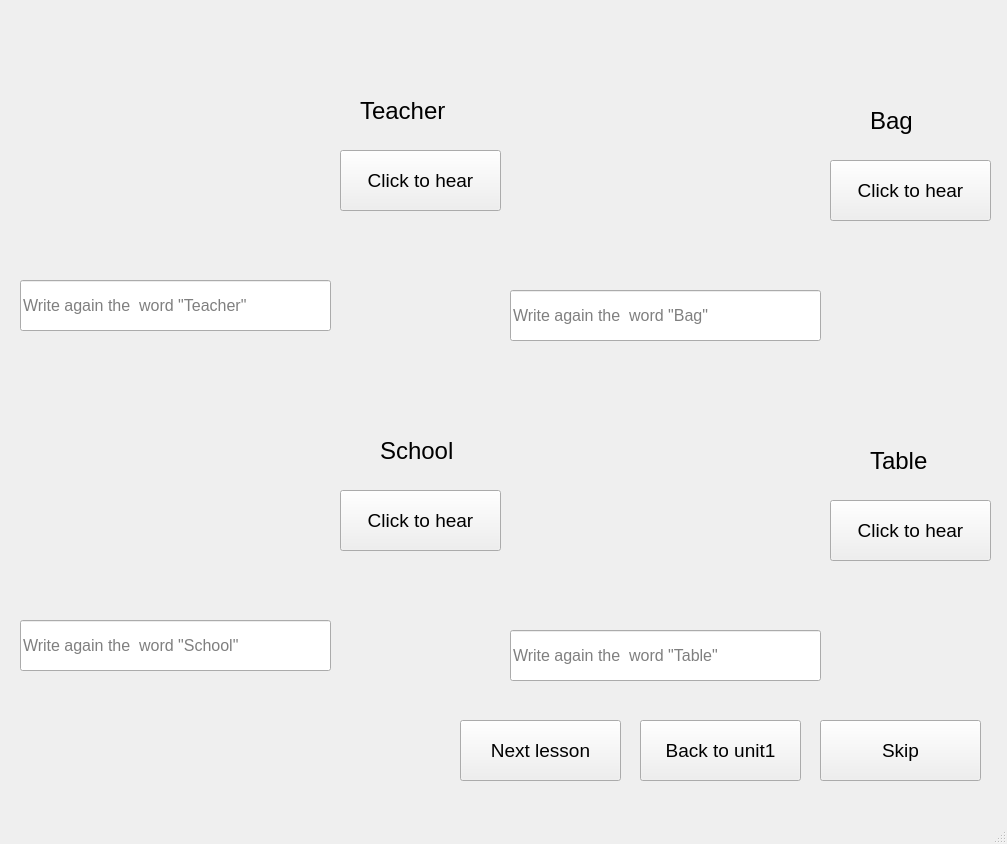
<?xml version="1.0" encoding="UTF-8"?>
<ui version="4.0">
 <class>MainWindow</class>
 <widget class="QMainWindow" name="MainWindow">
  <property name="geometry">
   <rect>
    <x>0</x>
    <y>0</y>
    <width>1007</width>
    <height>844</height>
   </rect>
  </property>
  <property name="windowTitle">
   <string>MainWindow</string>
  </property>
  <widget class="QWidget" name="centralwidget">
   <widget class="QLabel" name="label">
    <property name="geometry">
     <rect>
      <x>360</x>
      <y>90</y>
      <width>111</width>
      <height>41</height>
     </rect>
    </property>
    <property name="font">
     <font>
      <pointsize>18</pointsize>
     </font>
    </property>
    <property name="text">
     <string>Teacher</string>
    </property>
   </widget>
   <widget class="QPushButton" name="pushButton">
    <property name="geometry">
     <rect>
      <x>340</x>
      <y>150</y>
      <width>161</width>
      <height>61</height>
     </rect>
    </property>
    <property name="font">
     <font>
      <pointsize>14</pointsize>
     </font>
    </property>
    <property name="text">
     <string>Click to hear</string>
    </property>
   </widget>
   <widget class="QLabel" name="label_2">
    <property name="geometry">
     <rect>
      <x>20</x>
      <y>20</y>
      <width>311</width>
      <height>241</height>
     </rect>
    </property>
    <property name="text">
     <string/>
    </property>
    <property name="pixmap">
     <pixmap>../PTI picture SPCK/teacher.jpg</pixmap>
    </property>
    <property name="scaledContents">
     <bool>true</bool>
    </property>
   </widget>
   <widget class="QLineEdit" name="lineEdit">
    <property name="geometry">
     <rect>
      <x>20</x>
      <y>280</y>
      <width>311</width>
      <height>51</height>
     </rect>
    </property>
    <property name="font">
     <font>
      <pointsize>12</pointsize>
     </font>
    </property>
    <property name="text">
     <string/>
    </property>
    <property name="placeholderText">
     <string>Write again the  word &quot;Teacher&quot;</string>
    </property>
   </widget>
   <widget class="QLabel" name="label_3">
    <property name="geometry">
     <rect>
      <x>380</x>
      <y>430</y>
      <width>111</width>
      <height>41</height>
     </rect>
    </property>
    <property name="font">
     <font>
      <pointsize>18</pointsize>
     </font>
    </property>
    <property name="text">
     <string>School</string>
    </property>
   </widget>
   <widget class="QLineEdit" name="lineEdit_2">
    <property name="geometry">
     <rect>
      <x>20</x>
      <y>620</y>
      <width>311</width>
      <height>51</height>
     </rect>
    </property>
    <property name="font">
     <font>
      <pointsize>12</pointsize>
     </font>
    </property>
    <property name="text">
     <string/>
    </property>
    <property name="placeholderText">
     <string>Write again the  word &quot;School&quot;</string>
    </property>
   </widget>
   <widget class="QLabel" name="label_4">
    <property name="geometry">
     <rect>
      <x>20</x>
      <y>360</y>
      <width>311</width>
      <height>241</height>
     </rect>
    </property>
    <property name="text">
     <string/>
    </property>
    <property name="pixmap">
     <pixmap>../PTI picture SPCK/school.webp</pixmap>
    </property>
    <property name="scaledContents">
     <bool>true</bool>
    </property>
   </widget>
   <widget class="QPushButton" name="pushButton_2">
    <property name="geometry">
     <rect>
      <x>340</x>
      <y>490</y>
      <width>161</width>
      <height>61</height>
     </rect>
    </property>
    <property name="font">
     <font>
      <pointsize>14</pointsize>
     </font>
    </property>
    <property name="text">
     <string>Click to hear</string>
    </property>
   </widget>
   <widget class="QPushButton" name="pushButton_3">
    <property name="geometry">
     <rect>
      <x>460</x>
      <y>720</y>
      <width>161</width>
      <height>61</height>
     </rect>
    </property>
    <property name="font">
     <font>
      <pointsize>14</pointsize>
     </font>
    </property>
    <property name="text">
     <string>Next lesson</string>
    </property>
   </widget>
   <widget class="QPushButton" name="pushButton_4">
    <property name="geometry">
     <rect>
      <x>640</x>
      <y>720</y>
      <width>161</width>
      <height>61</height>
     </rect>
    </property>
    <property name="font">
     <font>
      <pointsize>14</pointsize>
     </font>
    </property>
    <property name="text">
     <string>Back to unit1</string>
    </property>
   </widget>
   <widget class="QLabel" name="label_5">
    <property name="geometry">
     <rect>
      <x>870</x>
      <y>100</y>
      <width>111</width>
      <height>41</height>
     </rect>
    </property>
    <property name="font">
     <font>
      <pointsize>18</pointsize>
     </font>
    </property>
    <property name="text">
     <string>Bag</string>
    </property>
   </widget>
   <widget class="QLabel" name="label_6">
    <property name="geometry">
     <rect>
      <x>510</x>
      <y>30</y>
      <width>311</width>
      <height>241</height>
     </rect>
    </property>
    <property name="text">
     <string/>
    </property>
    <property name="pixmap">
     <pixmap>../PTI picture SPCK/bag.jpg</pixmap>
    </property>
    <property name="scaledContents">
     <bool>true</bool>
    </property>
   </widget>
   <widget class="QLineEdit" name="lineEdit_3">
    <property name="geometry">
     <rect>
      <x>510</x>
      <y>290</y>
      <width>311</width>
      <height>51</height>
     </rect>
    </property>
    <property name="font">
     <font>
      <pointsize>12</pointsize>
     </font>
    </property>
    <property name="text">
     <string/>
    </property>
    <property name="placeholderText">
     <string>Write again the  word &quot;Bag&quot;</string>
    </property>
   </widget>
   <widget class="QPushButton" name="pushButton_5">
    <property name="geometry">
     <rect>
      <x>830</x>
      <y>160</y>
      <width>161</width>
      <height>61</height>
     </rect>
    </property>
    <property name="font">
     <font>
      <pointsize>14</pointsize>
     </font>
    </property>
    <property name="text">
     <string>Click to hear</string>
    </property>
   </widget>
   <widget class="QPushButton" name="pushButton_6">
    <property name="geometry">
     <rect>
      <x>820</x>
      <y>720</y>
      <width>161</width>
      <height>61</height>
     </rect>
    </property>
    <property name="font">
     <font>
      <pointsize>14</pointsize>
     </font>
    </property>
    <property name="text">
     <string>Skip</string>
    </property>
   </widget>
   <widget class="QPushButton" name="pushButton_7">
    <property name="geometry">
     <rect>
      <x>830</x>
      <y>500</y>
      <width>161</width>
      <height>61</height>
     </rect>
    </property>
    <property name="font">
     <font>
      <pointsize>14</pointsize>
     </font>
    </property>
    <property name="text">
     <string>Click to hear</string>
    </property>
   </widget>
   <widget class="QLabel" name="label_7">
    <property name="geometry">
     <rect>
      <x>870</x>
      <y>440</y>
      <width>111</width>
      <height>41</height>
     </rect>
    </property>
    <property name="font">
     <font>
      <pointsize>18</pointsize>
     </font>
    </property>
    <property name="text">
     <string>Table</string>
    </property>
   </widget>
   <widget class="QLineEdit" name="lineEdit_4">
    <property name="geometry">
     <rect>
      <x>510</x>
      <y>630</y>
      <width>311</width>
      <height>51</height>
     </rect>
    </property>
    <property name="font">
     <font>
      <pointsize>12</pointsize>
     </font>
    </property>
    <property name="text">
     <string/>
    </property>
    <property name="placeholderText">
     <string>Write again the  word &quot;Table&quot;</string>
    </property>
   </widget>
   <widget class="QLabel" name="label_8">
    <property name="geometry">
     <rect>
      <x>510</x>
      <y>370</y>
      <width>311</width>
      <height>241</height>
     </rect>
    </property>
    <property name="text">
     <string/>
    </property>
    <property name="pixmap">
     <pixmap>../PTI picture SPCK/table.jpg</pixmap>
    </property>
    <property name="scaledContents">
     <bool>true</bool>
    </property>
   </widget>
  </widget>
  <widget class="QMenuBar" name="menubar">
   <property name="geometry">
    <rect>
     <x>0</x>
     <y>0</y>
     <width>1007</width>
     <height>26</height>
    </rect>
   </property>
  </widget>
  <widget class="QStatusBar" name="statusbar"/>
 </widget>
 <resources/>
 <connections/>
</ui>
